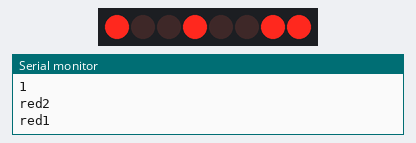
This sketch was run on a simulated Arduino Uno, built with avr-gcc and run on an emulated ATmega328P. On the bench: 8 port-expander outputs drawn as a row of LEDs (first output left, lit = HIGH), the last lines printed to the serial monitor. Wiring (inferred from the names in the program): PCF8574 port expander at I2C address 0x20. Wiring (inferred from the signals the program sends): row of LEDs: on Q0, Q1, Q2, Q3, Q4, Q5, Q6, Q7.

Above: at 1.0 s.
At 5.0 s:
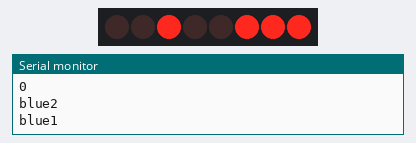
At 7.0 s:
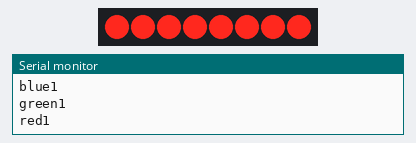
At 9.0 s:
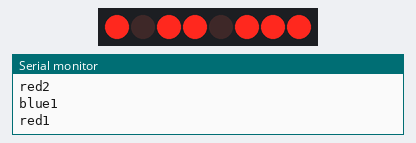
At 11.0 s:
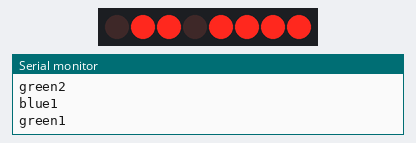
At 17.0 s:
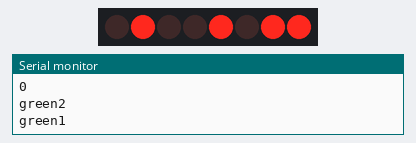
Timing chart, 0 to 18.2 s (numbered marks = the images above):
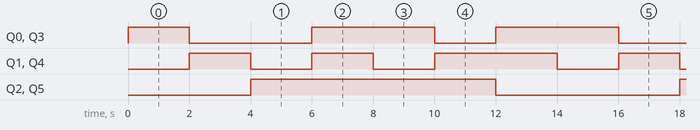

The sketch:

pcf8574-common-annod-led.ino
```cpp
#include <Wire.h>

int address = 0x20;          // PCF8574 device 1
int LED_Pattern_ON = 0x00;  // LED Sequence Start pattern, one LED on .   =>  0b0000000000000000
int LED_Pattern_OFF = 0xFFFF;  // LED Sequence Start pattern, one LED off =>  0b1111111111111111
int sum = 0 ;
void setup() {
  Serial.begin(9600);

  // I2C init
  Wire.begin();

  // Turn off all GPIO pins on both I2C expanders by writing all "1"
  Wire.beginTransmission(address);
  Wire.write(0xFF);
  Wire.endTransmission();
}

void loop() {

  //red
  lightOperation( true, false, false, true, false, false);
  delay(2000);
  //green
  lightOperation( false, true, false, false, true, false);
  delay(2000);
  //blue
  lightOperation( false, false, true, false, false, true);
  delay(2000);
  //white
  lightOperation( true, true, true, true, true, true);
  delay(2000);
  //purpule
  lightOperation( true, false, true, true, false, true);
  delay(2000);
  //yellow
  lightOperation( false, true, true, false, true, true);
  delay(2000);
  //light crayn
  lightOperation( true, true, false, true, true, false);
  delay(2000);
}


/*
  postions 7 6 5 4 3 2 1 0
  value    1 1 1 1 1 1 1 1   off
  value    0 0 0 0 0 0 0 0   on

  led pin on the pcf8574

       p0 green_1
       p1 yellow_1
       p2 red_1
       p3 green_1
       p4 yellow_1
       p5 red_1
*/

void lightOperation( bool red1, bool green1, bool blue1,
                     bool red2, bool green2, bool blue2) {

  Serial.println(green1);
  Serial.println(blue1);
  Serial.println(red1);

  Serial.println(green2);
  Serial.println(blue2);
  Serial.println(red2);
  Serial.println();

  if (!blue2) {
    sum += 32;
  } else {
    Serial.println("blue2");
  }
  if (!green2) {
    sum += 16;
  } else {
    Serial.println("green2");
  }

  if (!red2) {
    sum += 8;
  } else {
    Serial.println("red2");
  }

  if (!blue1) {
    sum += 4;
  } else {
    Serial.println("blue1");
  }

  if (!green1) {
    sum += 2;
  } else {
    Serial.println("green1");
  }

  if (!red1) {
    sum += 1;
  } else {
    Serial.println("red1");
  }

  Wire.beginTransmission(address);
  Wire.write(sum);
  Wire.endTransmission();
  sum = 0 ;
}
```

Measured:
- by itself, Q0, Q3: repeats every 14.0 s: LOW 4.0 s, HIGH 4.0 s, LOW 2.0 s, HIGH 4.0 s
- by itself, Q1, Q4: repeats every 14.0 s: LOW 2.0 s, HIGH 2.0 s, LOW 2.0 s, HIGH 4.0 s, LOW 2.0 s, HIGH 2.0 s
- by itself, Q2, Q5: alternates HIGH for 8.0 s and LOW for 6.0 s
